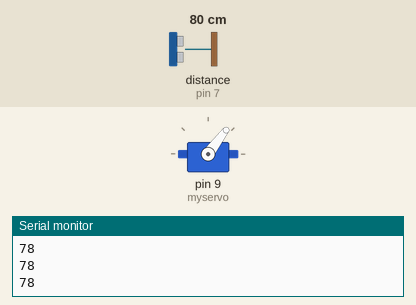
Simulated run of this sketch. Board: Arduino Uno, built with avr-gcc and run on an emulated ATmega328P. Shown: servo, the last lines printed to the serial monitor. Wiring (inferred from the names in the program): ultrasonic range finder: trigger pin 5; echo pin 7. The inputs (shaded band) are chosen by the test bench; at power-on: distance to the obstacle (sensor on pin 7) 80 cm. The echo pulse lasts 58.3 µs per cm.

Above: at 6.2 s.
6.3 s: distance to the obstacle (sensor on pin 7) set to 2 cm
At 7.3 s:
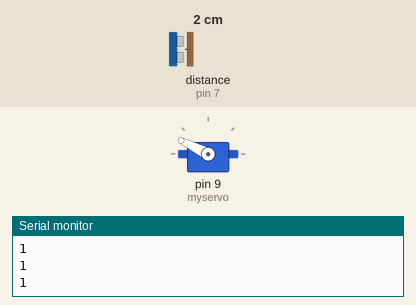
7.9 s: distance to the obstacle (sensor on pin 7) set to 20 cm
At 8.3 s:
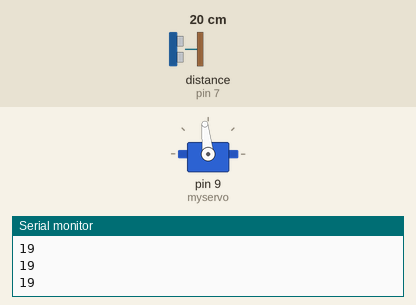
10.9 s: distance to the obstacle (sensor on pin 7) set to 14 cm
12.5 s: distance to the obstacle (sensor on pin 7) set to 18 cm
At 13.7 s:
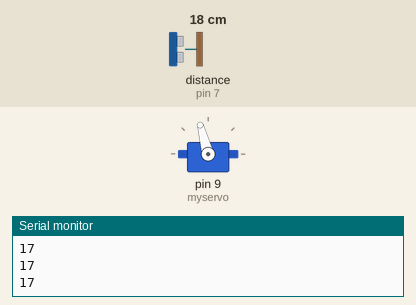
14.1 s: distance to the obstacle (sensor on pin 7) set to 4 cm
At 14.9 s:
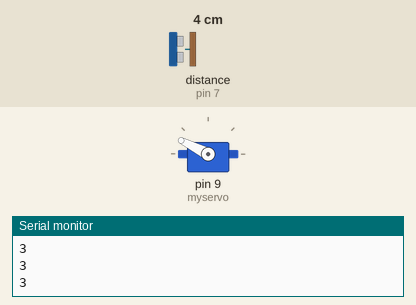
15.7 s: distance to the obstacle (sensor on pin 7) set to 35 cm
At 17.1 s:
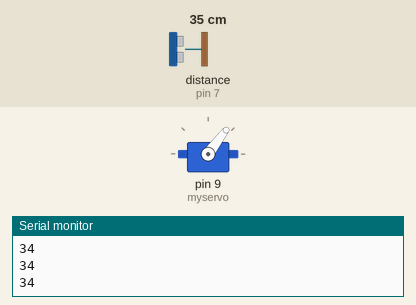
Timing chart, 0 to 18.3 s (numbered marks = the images above; inputs shaded):
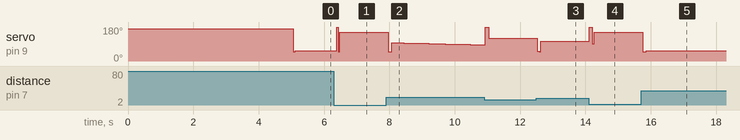

The sketch:

PID_1_DOF.ino
```cpp
#include <Wire.h>
#include <Servo.h>

const int numReadings = 5;
int readings[numReadings];
int readIndex = 0;                  // the index of the current reading
int readtotal = 0;                  // the running total
int readaverage = 0;

const int trigPin = 5;
const int echoPin = 7;
long duration;
float distance = 0.0;

int Analog_in = A0;
Servo myservo;


float elapsedTime, time, timePrev;
float distance_previous_error, distance_error;
int period = 50;                                                                   //Refresh rate


float kp=8;
float ki=0.2;
float kd=3100;
float distance_setpoint = 17;                                                      //distance from sensor to the middle of the bar
float PID_p, PID_i, PID_d, PID_total;


void setup() {

  Serial.begin(9600);
  pinMode(trigPin, OUTPUT);
  pinMode(echoPin, INPUT);
  myservo.attach(9);
  pinMode(Analog_in,INPUT);
  for (int thisReading = 0; thisReading < numReadings; thisReading++) {
    readings[thisReading] = 0;
  }
  myservo.write(170);
  delay(5000);
  time = millis();
}

void loop() {
  if (millis() > time+period)
  {
    time = millis();
    distance = constrain(get_dist(),5,30);
    distance_error = distance_setpoint - distance;
    PID_p = kp * distance_error;
    float dist_diference = distance_error - distance_previous_error;
    PID_d = kd*((distance_error - distance_previous_error)/period);

    if(-3 < distance_error && distance_error < 3)
    {
      PID_i = PID_i + (ki * distance_error);
    }
    else
    {
      PID_i = 0;
    }

    PID_total = PID_p + PID_i + PID_d;
    PID_total = map(PID_total, -150, 150, 0, 150);

    if(PID_total < 20){PID_total = 20;}
    if(PID_total > 160) {PID_total = 160; }

    myservo.write(PID_total + 30);
    distance_previous_error = distance_error;
  }
}


float get_dist()
{
  readtotal = readtotal - readings[readIndex];

  digitalWrite(trigPin, LOW);
  delayMicroseconds(10);
  digitalWrite(trigPin, HIGH);
  delayMicroseconds(10);
  digitalWrite(trigPin, LOW);
  float duration = pulseIn(echoPin, HIGH);
  readings[readIndex] = duration*0.034/2;
  readtotal = readtotal + readings[readIndex];
  readIndex = readIndex + 1;

  if (readIndex >= numReadings) {
    readIndex = 0;
  }

  readaverage = readtotal / numReadings;
  delay(1);
  Serial.println(readaverage);
  return(readaverage);
}
```

Measured:
- after the input at 6.3 s, servo on pin 9 (myservo): 53° → 153° after 0.08 s
- after the input at 7.9 s, servo on pin 9 (myservo): 153° → 50° after 0.07 s, → 97° 0.10 s later, → 96° 0.10 s later, → 95° 0.26 s later, … (13 changes in this stretch)
- after the input at 12.5 s, servo on pin 9 (myservo): 121° → 105° at once
- after the input at 14.1 s, servo on pin 9 (myservo): 105° → 180° at once, → 153° 0.10 s later
- after the input at 15.7 s, servo on pin 9 (myservo): 153° → 50° after 0.06 s, → 53° 0.10 s later
